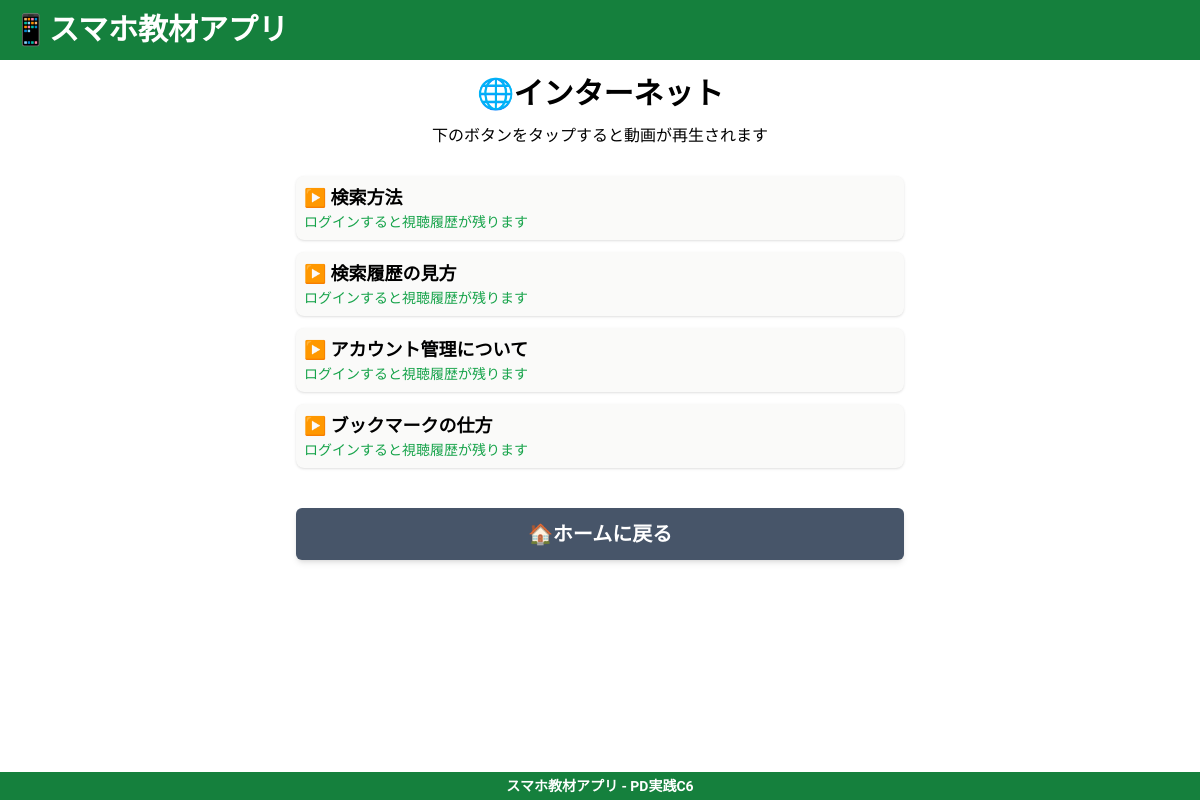
Page /internet on the committed database.
### app.py (models this page shows)
class Video(db.Model):
    id = db.Column(db.Integer, primary_key=True)
    name = db.Column(db.String(100), nullable=False) # 動画タイトル
    path = db.Column(db.String(100), nullable=False) # ファイルパス
    category = db.Column(db.String(100)) # 動画のカテゴリ

### app.py (the view)
@app.route('/internet')
def internet():
    if current_user.is_authenticated:
        videos = Video.query.filter_by(category='internet').all()
        status = WatchStatus.query.filter_by(user_id=current_user.id).all()
        if not status:
            for id in range(14, 18):
                status = WatchStatus(user_id=current_user.id, video_id=id, watched=False)
                db.session.add(status)
                db.session.commit()
            status = WatchStatus.query.filter_by(user_id=current_user.id).all()
        return render_template('internet.html', videos=videos, status=status)
    else:
        videos = Video.query.filter_by(category='internet').all()
        return render_template('internet.html', videos=videos)

### templates/internet.html (shortened to what this page needs)
{% extends "base.html" %}
{% block body %}
<div class="pt-4">
    <h1 class="text-3xl font-bold text-center">🌐インターネット</h1>
    <p class="text-center px-4 py-3">下のボタンをタップすると動画が再生されます</p>
</div>
<section class="px-4 py-1">
    {% for video in videos %}
    <a href="/video/{{ video.id }}" class="block p-2 rounded-lg shadow my-3 bg-stone-50 hover:bg-stone-300">
        <div class="flex flex-col">
            <span class="text-lg font-bold">
                ▶️ {{ video.name }}
            </span>
            {% if not status %}
                <p class="text-sm text-green-600">ログインすると視聴履歴が残ります</p>
            {% endif %}
        </div>
    </a>
    {% endfor %}
    <div class="mt-10">
        <a href="{{ url_for('index') }}" class="block text-center mt-6 text-xl font-bold text-white bg-slate-600 rounded-md px-4 py-3 shadow-md hover:bg-slate-700 transition-colors">🏠ホームに戻る</a>
    </div>
</section>
{% endblock %}

### rows in the picture
Video: name "検索方法"
Video: name "検索履歴の見方"
Video: name "アカウント管理について"
Video: name "ブックマークの仕方"
